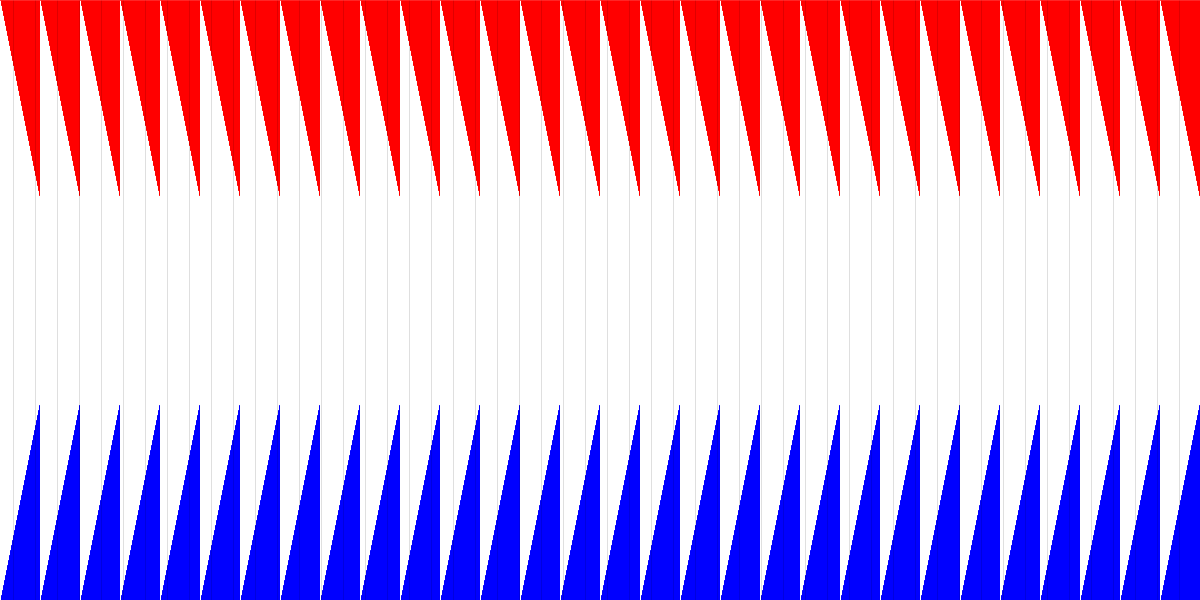
Frame 1 (no input)
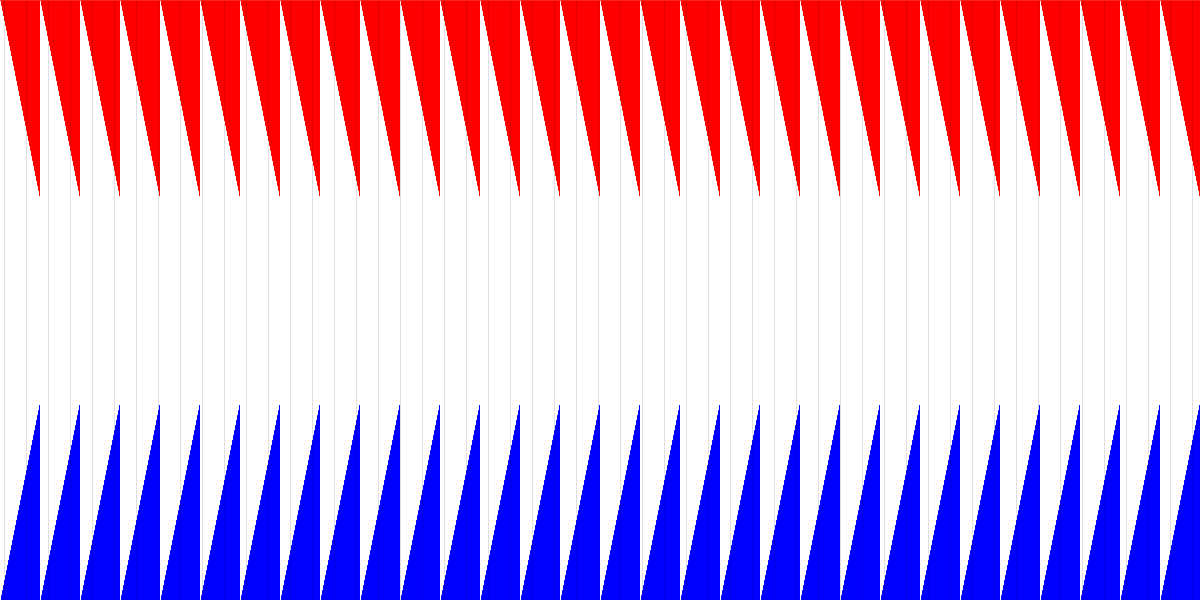
Frame 60 (the mouse pressed at the canvas centre just before this capture)
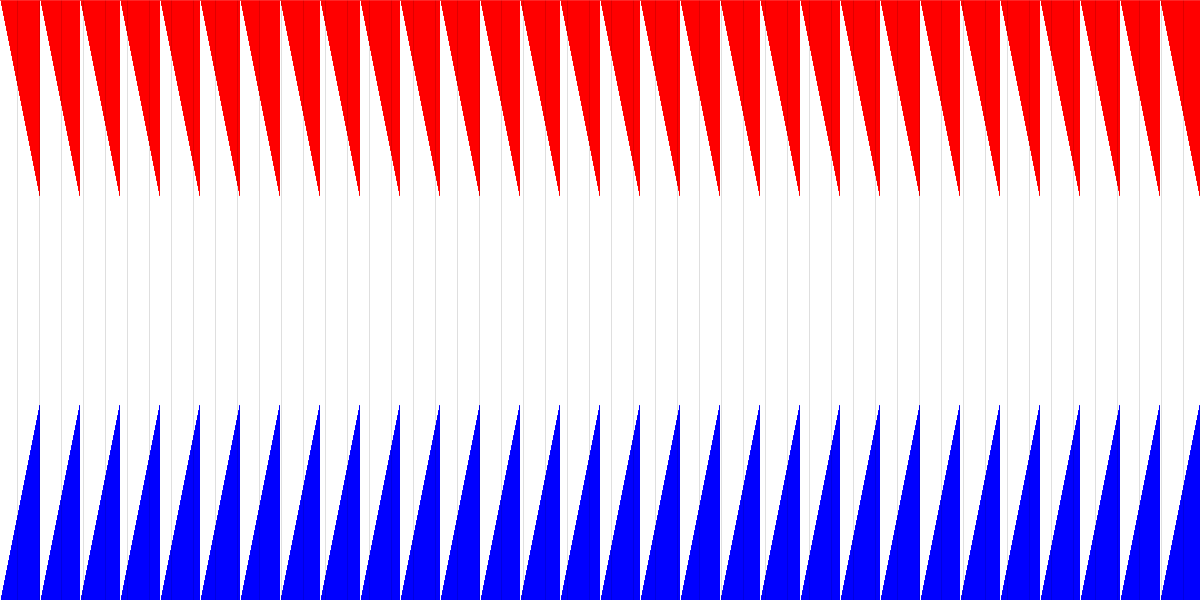
Frame 120 (the mouse held since frame 60 and released just before this capture)

The Processing sketch that drew these frames (run headless with seeded random() and noise(); from frame 60 on, the mouse is pressed at the canvas centre):

// Processing sketch: EfectoInteractivo
// ── EfectoInteractivo.pde
int lineWidth; // weight of line
int i = 0;     // 
int click;

void setup( ){

  size( 1200, 600 );
  lineWidth = 20;
  i = -(lineWidth/2);
  click = 0;

}

void draw( ){

  background( 255, 255, 255 );
    

  for( int j = 0, k = 0; k < width; j = (j + 5)%200, k++ ){
    stroke( 255, 0, 0 );
    strokeWeight( 1 );
    line( k, 0, k, j );
    stroke( 0, 0, 255 );
    strokeWeight( 1 );
    line( k, 600, k, 600-j );
  }

  if( i < 2 + (lineWidth/2) ) i++;
  else i = -(lineWidth/2);

  PVector horizontal = new PVector( i, i );
  PVector vertical   = new PVector( 0, height );

  for( ; horizontal.x < width + (lineWidth/2); horizontal.x = horizontal.y += (lineWidth + 2) ){
    stroke( 0, 0, 0 );
    strokeWeight( click );
    line( horizontal.x, vertical.x, horizontal.y, vertical.y );
  }
  delay(10);

}

void mouseClicked( ){

  if( click > lineWidth ){
    click = 0;
  }else{
    click += 3;
  }

}
